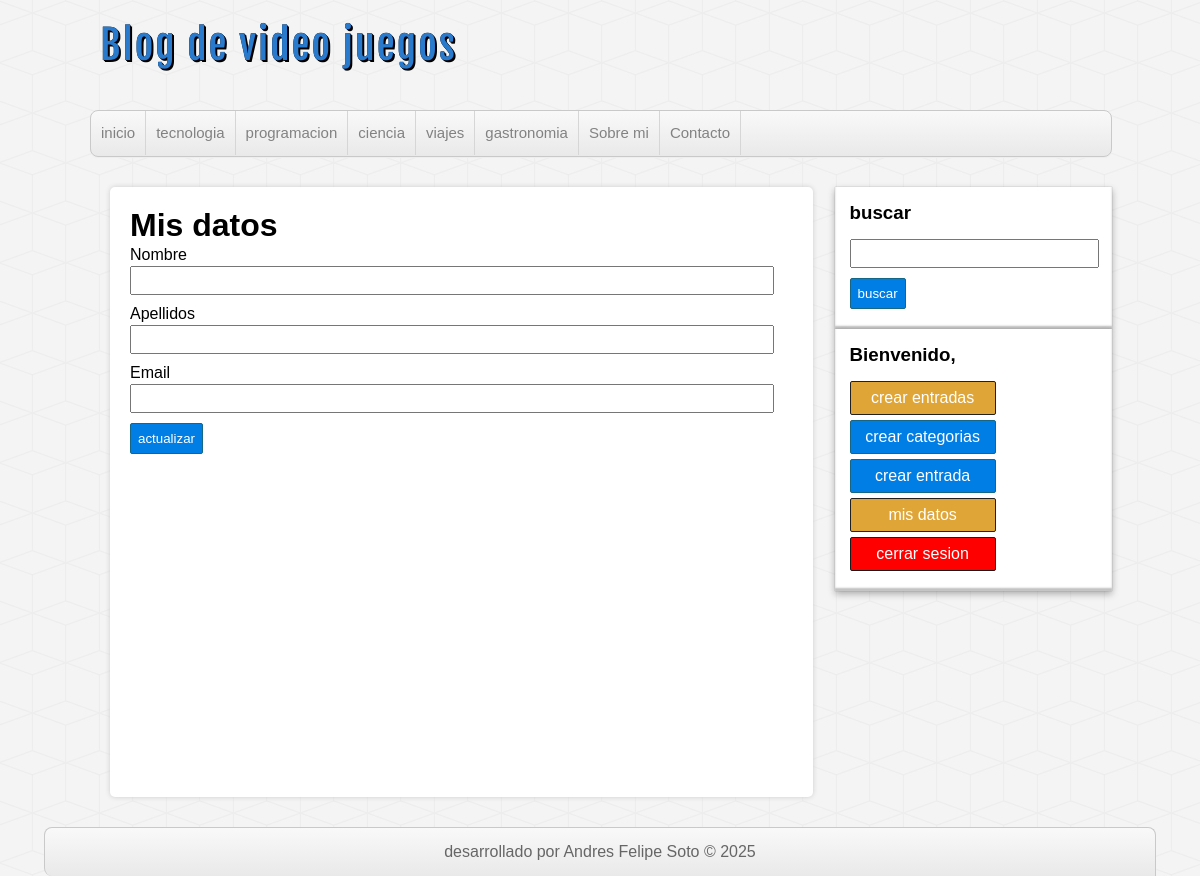
The page /mis-datos.php (signed in) on the database its author committed.
### tables this page shows
CREATE TABLE categorias(
id      int(255) auto_increment not null,
nombre  varchar(100),
CONSTRAINT pk_categorias PRIMARY KEY(id)
);

### includes/helpers.php (called while the page is built, shortened)
<?php
function conseguirCategorias($db){
    $sql = "SELECT * FROM categorias ORDER BY id ASC;";
    $categorias = mysqli_query($db,$sql);
    $resultado = [];
    if ($categorias && mysqli_num_rows($categorias)>=1) {
        $resultado = $categorias;
    }
    return $resultado;
}
?>

### includes/cabecera.php (the view, shortened to what this page needs)
<?php require_once 'conexion.php'?>
<?php require_once 'helpers.php' ?>
<!DOCTYPE html>
<html lang="es">
<head>
    <link rel="stylesheet" href="./assets/css/style.css">
</head>
<body>
    <header id="cabecera">
        <div id="logo">
            <a href="index.php">
                Blog de video juegos
            </a>
        </div>
        <nav id="menu">
            <ul>
                <li>
                    <a href="index.php">inicio</a>
                </li>
                <?php $categorias = conseguirCategorias($db);
                    if (!empty($categorias)) :
                while ($categoria = mysqli_fetch_assoc($categorias)) : ?>
                    <li>
                    <a href="categoria.php?id=<?=$categoria['id']?>"><?=$categoria['nombre'] ?></a>
                </li>
                <?php endwhile; endif ?>
                <li>
                    <a href="index.php">Sobre mi</a>
                </li>
                <li>
                    <a href="index.php">Contacto</a>
                </li>
            </ul>
        </nav>
    </header>
    <div id="contenedor">

### assets/css/style.css (style rules this page uses)
* { margin: 0; padding: 0; font-family: sans-serif,helvetica,arial; text-decoration: none; }
body { background: url(../img/cubes.png) #f4f4f4; }
#cabecera { width: 85%; height: auto; background: transparent; margin: 0px auto; }
#logo { float: left; width: 540px; height: 110px; }
#logo a { font-family: "fajala",helvetica; font-size: 40px; letter-spacing: 2px; color: #2979CD; text-shadow: 0px 0px 0px black, 1px 1px 0px black,2px 2px 0px black; transition: all 500ms; line-height: 90px; margin-left: 10px; }
#menu { clear: both; width: 100%; background: linear-gradient(to bottom,#f9f9f9 0px,#e9e9e9 100%); height: 45px; border: 1px solid #c9c9c9; border-radius: 8px; box-shadow: 0px 1px 1px #eee ; overflow: hidden; }
#menu ul { list-style: none; }
#menu ul li { float: left; line-height: 44px; border-right: 1px solid #d6d6d6; }
#menu ul li a { display: block; padding-left: 10px; padding-right: 10px; font-size: 15px; color: #838282; }
#contenedor { width: 85%; height: auto; min-height: auto; margin: 0px auto; margin-top: 30px; margin-bottom: 30px; }

### rows shown on the page
categorias: nombre "tecnologia"
categorias: nombre "programacion"
categorias: nombre "ciencia"
categorias: nombre "viajes"
categorias: nombre "gastronomia"
